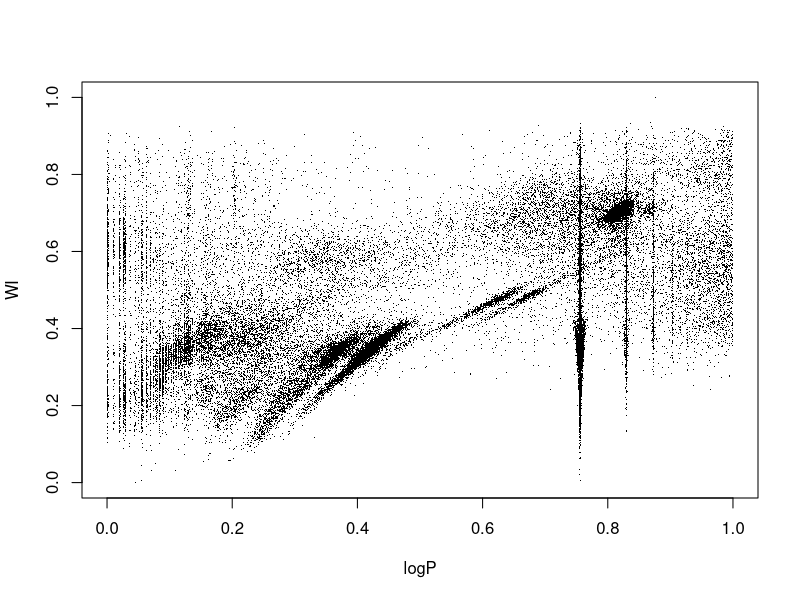
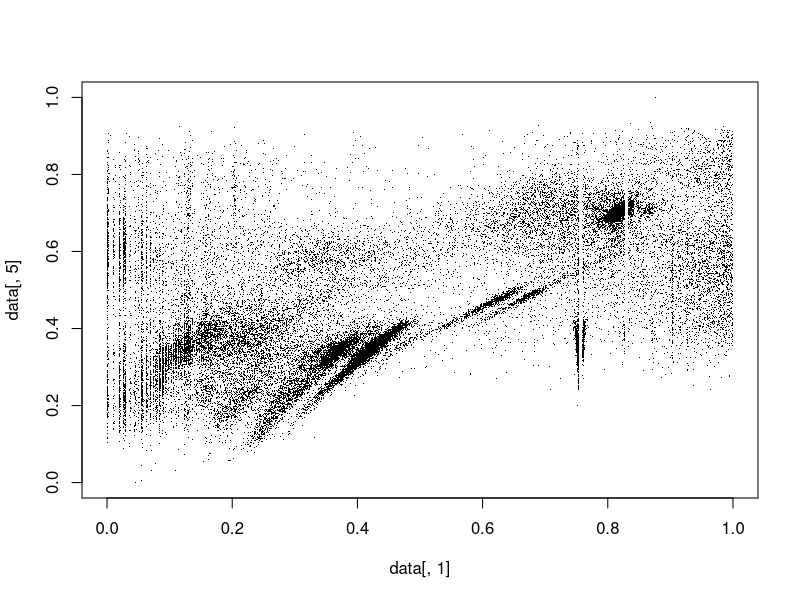

The R script that drew these images, in order:
## ---- chunk 1
data <- read.table("OGLE.dat",sep=",",header=T)
attach(data)

plot(logP,WI,pch=".")

mask <- (logP >0.754 & logP < 0.76) | (logP >0.827 & logP < 0.833) | (logP >0.872 & logP < 0.873)
data <- data[!mask,]
attach(data)
plot(data[,1],data[,5],pch=".")


